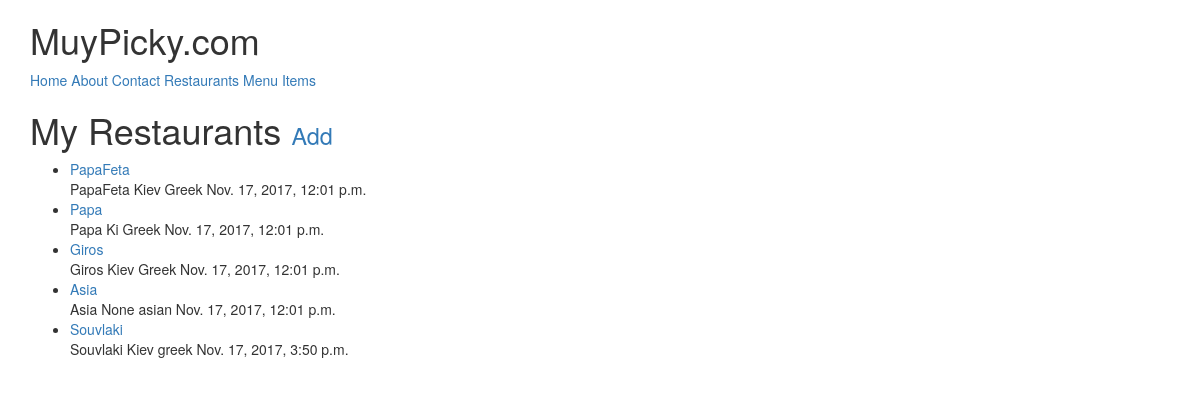
The page /restaurants/ (signed in) on the database its author committed.
### restaurants/models.py (models this page shows, shortened)
class RestaurantLocation(models.Model):
    owner       = models.ForeignKey(User) #class_instance.model_set.all()
    name        = models.CharField(max_length=120)
    location    = models.CharField(max_length=120, blank=True, null=True)
    category    = models.CharField(max_length=120, blank=True, null=True, validators=[validate_category])
    timestamp   = models.DateTimeField(auto_now=True)
    slug        = models.SlugField(blank=True, null=True)
    objects     = RestaurantLocationManager() #add to Model.objects.all()
    def __str__(self):
        return self.name
    def get_absolute_url(self):
        return reverse('restaurants:detail', kwargs={'slug':self.slug})

### restaurants/views.py (the view)
class RestaurantListView(LoginRequiredMixin, ListView): #context variable is always 'object_list'
    def get_queryset(self):
        return RestaurantLocation.objects.filter(owner=self.request.user)

### restaurants/models.py (called while the page is built)
    def get_queryset(self):
            return RestaurantLocationQuerySet(self.model, using=self._db)

### templates/restaurants/restaurantlocation_list.html (shortened to what this page needs)
{% extends "base.html" %}
{% block content %}
<h1>My Restaurants <small><a href="{% url 'restaurants:create'%}"> Add </a></small> </h1>
<ul>
{% for obj in object_list  %}
    <li><a href='{{obj.get_absolute_url}}'>{{ obj }}</a><br>
        {{obj.name}} {{obj.location}} {{obj.category}} {{obj.timestamp}} {{obj.updated}} </li>
{% empty %}
    <li><a href="{% url 'restaurants:create'%}">Add new one </a> </li>
{% endfor %}
</ul>
{% endblock content %}

### rows shown on the page
RestaurantLocation: name "PapaFeta", location "Kiev", category "Greek", timestamp "Nov. 17, 2017, 12:01 p.m."
RestaurantLocation: name "Papa", location "Ki", category "Greek", timestamp "Nov. 17, 2017, 12:01 p.m."
RestaurantLocation: name "Giros", location "Kiev", category "Greek", timestamp "Nov. 17, 2017, 12:01 p.m."
RestaurantLocation: name "Asia", location "None", category "asian", timestamp "Nov. 17, 2017, 12:01 p.m."
RestaurantLocation: name "Souvlaki", location "Kiev", category "greek", timestamp "Nov. 17, 2017, 3:50 p.m."
